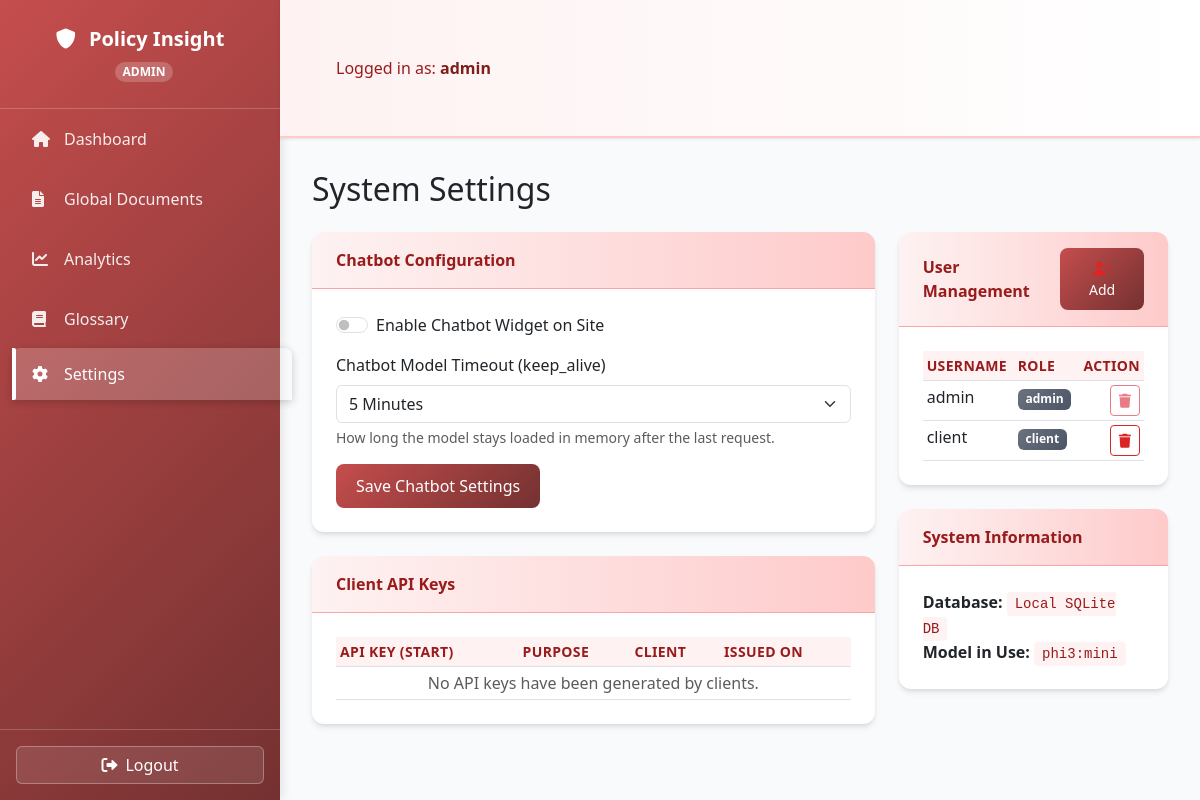
The app's page /admin/settings (signed in), older data.
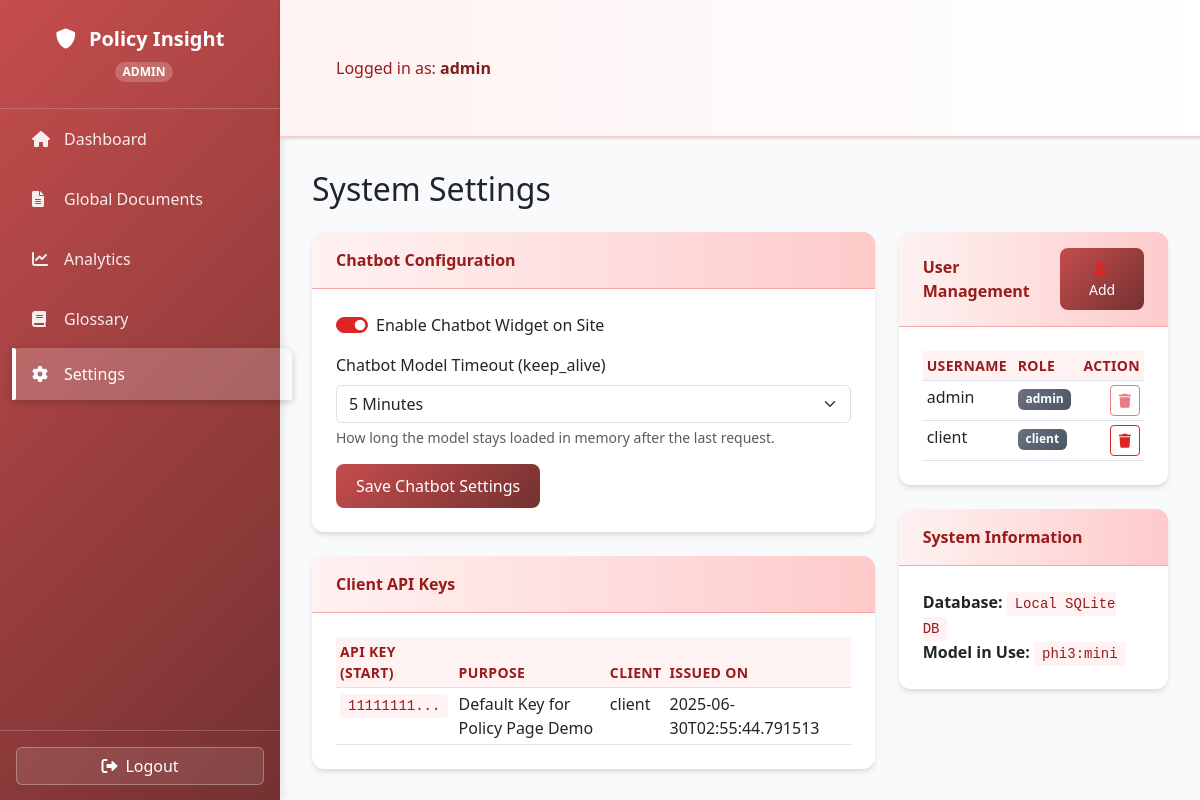
The same page, newer data.
### tables this page shows
CREATE TABLE users (id INTEGER PRIMARY KEY, username TEXT UNIQUE NOT NULL, password TEXT NOT NULL, role TEXT NOT NULL, login_timestamp DATETIME, failed_attempts INTEGER DEFAULT 0);

CREATE TABLE settings (key TEXT PRIMARY KEY, value TEXT NOT NULL);

CREATE TABLE api_keys (id INTEGER PRIMARY KEY, client_id INTEGER, api_key TEXT NOT NULL, purpose TEXT, issuance_timestamp DATETIME, FOREIGN KEY(client_id) REFERENCES users(id));

### index.py (the view, shortened to what this page needs)
@app.route('/admin/settings', methods=['GET', 'POST'])
@login_required(role="admin")
def admin_settings():
    conn = get_db_connection()
    users = conn.execute('SELECT id, username, role FROM users').fetchall()
    api_keys = conn.execute('SELECT api_keys.id, api_keys.api_key, api_keys.purpose, users.username, api_keys.issuance_timestamp FROM api_keys JOIN users ON api_keys.client_id = users.id ORDER BY api_keys.issuance_timestamp DESC').fetchall()
    settings_data = conn.execute('SELECT key, value FROM settings').fetchall()
    conn.close()
    current_settings = {row['key']: row['value'] for row in settings_data}
    db_info = {'name': 'Local SQLite DB', 'model': 'phi3:mini'}
    return render_template('admin_settings.html', users=users, api_keys=api_keys, db_info=db_info, settings=current_settings)

### index.py (called while the page is built)
def get_db_connection():
    conn = sqlite3.connect(DATABASE)
    conn.row_factory = sqlite3.Row
    return conn

def login_required(role="ANY"):
    def decorator(f):
        @wraps(f)
        def decorated_function(*args, **kwargs):
            user_id = session.get('user_id')
            if not user_id: flash('Please log in to access this page.', 'warning'); return redirect(url_for('login'))
            conn = get_db_connection()
            user = conn.execute('SELECT * FROM users WHERE id = ?', (user_id,)).fetchone()
            conn.close()
            if not user: session.clear(); flash('Your user account could not be found.', 'danger'); return redirect(url_for('login'))
            if role != "ANY" and user['role'] != role: flash('You do not have permission to access that page.', 'danger'); return redirect(url_for(f"{user['role']}_dashboard"))
            return f(*args, **kwargs)
        return decorated_function
    return decorator

### templates/admin_settings.html (shortened to what the changed rows need)
{% extends "layout.html" %}
{% block content %}
<h2 class="mb-4">System Settings</h2>
<div class="row">
    <div class="col-md-8">
        <div class="card mb-4">
            <div class="card-body">
                <form action="{{ url_for('admin_settings') }}" method="post">
                    <div class="form-check form-switch mb-3">
                        <input class="form-check-input" type="checkbox" role="switch" id="enableChatbot" name="chatbot_enabled"
                               {% if settings.chatbot_enabled == 'true' %}checked{% endif %}>
                        <label class="form-check-label" for="enableChatbot">Enable Chatbot Widget on Site</label>
                    </div>
                    <div class="mb-3">
                        <label for="chatbotTimeout" class="form-label">Chatbot Model Timeout (keep_alive)</label>
                        <select class="form-select" id="chatbotTimeout" name="chatbot_timeout">
                            <option value="5m" {% if settings.chatbot_timeout == '5m' %}selected{% endif %}>5 Minutes</option>
                        </select>
                        <div class="form-text">How long the model stays loaded in memory after the last request.</div>
                    </div>
                </form>
            </div>
        </div>
        <div class="card">
            <div class="card-body">
                <div class="table-responsive">
                    <table class="table table-sm">
                        <thead>
                            <tr>
                                <th>API Key (start)</th>
                                <th>Purpose</th>
                                <th>Client</th>
                                <th>Issued On</th>
                            </tr>
                        </thead>
                        <tbody>
                            {% for key in api_keys %}
                            <tr>
                                <td><code>{{ key['api_key'][:8] }}...</code></td>
                                <td>{{ key['purpose'] }}</td>
                                <td>{{ key['username'] }}</td>
                                <td>
                                    {% if key['issuance_timestamp'] is string %}
                                        {{ key['issuance_timestamp'] }}
                                    {% else %}
                                        {{ key['issuance_timestamp'].strftime('%Y-%m-%d') }}
                                    {% endif %}
                                </td>
                            </tr>
                            {% else %}
                            <tr>
                                <td colspan="4" class="text-center text-muted">No API keys have been generated by clients.</td>
                            </tr>
                            {% endfor %}
                        </tbody>
                    </table>
                </div>
            </div>
        </div>
    </div>
    <div class="col-md-4">
        <div class="card mb-4">
            <div class="card-body">
                <table class="table table-sm table-hover">
                    <thead>
                        <tr>
                            <th>Username</th>
                            <th>Role</th>
                            <th class="text-end">Action</th>
                        </tr>
                    </thead>
                    <tbody>
                        {% for user in users %}
                        <tr>
                            <td>{{ user['username'] }}</td>
                            <td><span class="badge bg-secondary">{{ user['role'] }}</span></td>
                            <td class="text-end">
                                <form action="{{ url_for('admin_delete_user', user_id=user.id) }}" method="post" class="d-inline">
                                    <button type="submit" class="btn btn-sm btn-outline-danger"
                                            {% if user['id'] == 1 %}disabled title="Cannot delete primary admin"{% endif %}
                                            onclick="return confirm('Are you sure you want to delete user \'{{ user.username }}\'? This is permanent.');">
                                        <i class="fas fa-trash"></i>
                                    </button>
                                </form>
                            </td>
                        </tr>
                        {% endfor %}
                    </tbody>
                </table>
            </div>
        </div>
    </div>
</div>
{% endblock %}

Row changes from the older to the newer data that the page shows:
added settings: value "☑"
added settings: chatbot_timeout "5 Minutes"
added api_keys: api_key "11111111", purpose "Default Key for Policy Page Demo", username "client", issuance_timestamp "2025-06-30T02:55:44.791513"
Text that changed along with them:
form field chatbot_enabled: "☐" → (not shown)
form field chatbot_timeout: "5 Minutes" → (not shown)
text no longer shown: "No API keys have been generated by clients."
